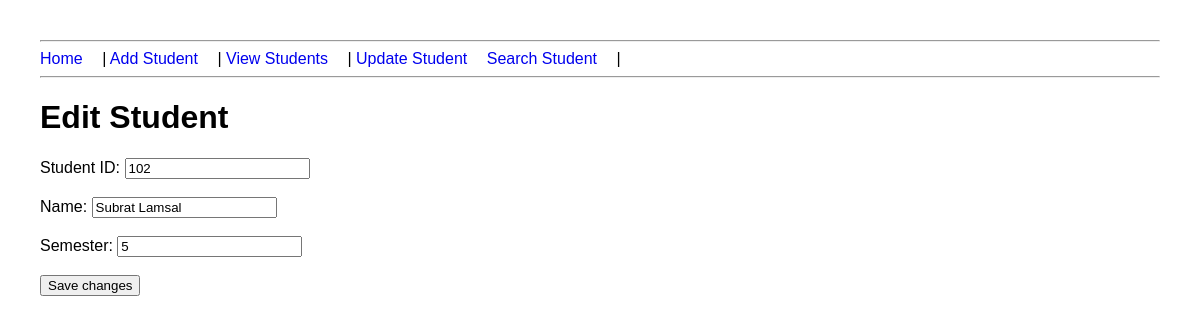
Screenshot of /update/102 with the database file from the repository.
### tables this page shows
CREATE TABLE students(
        student_id TEXT PRIMARY KEY,
        name TEXT,
        semester INTEGER);

### app.py (the view, shortened to what this page needs)
@app.route("/update/<student_id>", methods=["GET", "POST"])
def edit_student(student_id):
    student = search_student(student_id)
    return render_template("edit_student.html",
                           student=student)

### database.py (called while the page is built)
def search_student(student_id):
    conn = sqlite3.connect("school.db")
    cursor = conn.cursor()
    cursor.execute(
        """
        SELECT * FROM students
        WHERE student_id=?""",
        (student_id,)
    )
    student =  cursor.fetchone()
    conn.close()
    return student

### templates/edit_student.html (shortened to what this page needs)
<!DOCTYPE html>
<html>
    <head>
    </head>
    <body>
        {% include 'navbar.html' %}
        <h1>Edit Student</h1>
        <form method="POST">
            Student ID:
            <input
            type="text"
            value="{{ student[0] }}"
            readonly>
            <br><br>
            Name:
            <input
            type="text"
            name="name"
            value="{{ student[1] }}">
            <br><br>
            Semester:
            <input
            type="number"
            name="semester"
            value="{{ student[2] }}">
            <br><br>
            <button type="submit">
                Save changes
            </button>
        </form>
    </body>
</html>

### static/style.css (style rules this page uses)
body { font-family: Arial; margin: 40px; }

### rows the page displays
students: student_id "102", name "Subrat Lamsal", semester "5"
